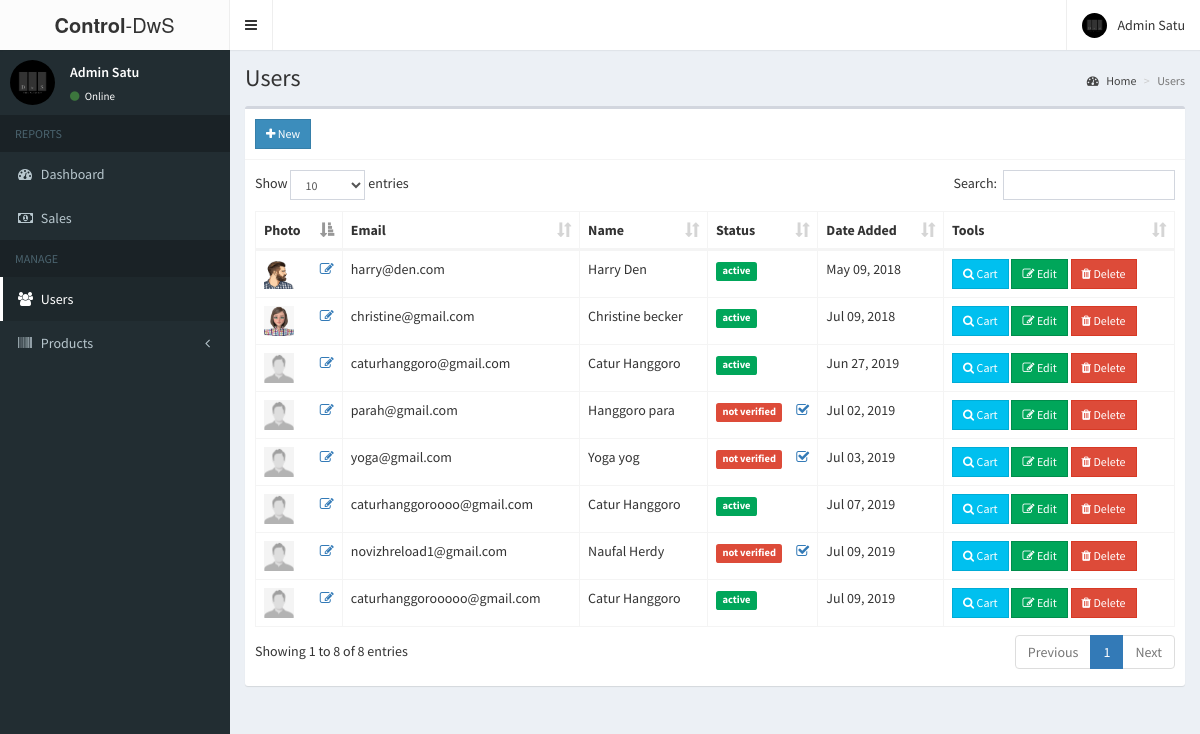
The page /admin/users.php (signed in) on the database its author committed.
### tables this page shows
CREATE TABLE `users` (
  `id` int(11) NOT NULL,
  `email` varchar(200) NOT NULL,
  `password` varchar(60) NOT NULL,
  `type` int(1) NOT NULL,
  `firstname` varchar(50) NOT NULL,
  `lastname` varchar(50) NOT NULL,
  `address` text NOT NULL,
  `contact_info` varchar(100) NOT NULL,
  `photo` varchar(200) NOT NULL,
  `status` int(1) NOT NULL,
  `activate_code` varchar(15) NOT NULL,
  `reset_code` varchar(15) NOT NULL,
  `created_on` date NOT NULL
);

### admin/includes/session.php (called while the page is built, shortened)
<?php
	include '../includes/conn.php';
	$conn = $pdo->open();
	$stmt = $conn->prepare("SELECT * FROM users WHERE id=:id");
	$stmt->execute(['id'=>$_SESSION['admin']]);
	$admin = $stmt->fetch();
?>

### admin/users.php (the view, shortened to what this page needs)
<?php include 'includes/session.php'; ?>
<?php include 'includes/header.php'; ?>
<body class="hold-transition skin-black sidebar-mini">
<div class="wrapper">
  <?php include 'includes/navbar.php'; ?>
  <?php include 'includes/menubar.php'; ?>
  <div class="content-wrapper">
    <section class="content-header">
      <h1>
        Users
      </h1>
      <ol class="breadcrumb">
        <li><a href="#"><i class="fa fa-dashboard"></i> Home</a></li>
        <li class="active">Users</li>
      </ol>
    </section>
    <section class="content">
      <div class="row">
        <div class="col-xs-12">
          <div class="box">
            <div class="box-header with-border">
              <a href="#addnew" data-toggle="modal" class="btn btn-primary btn-sm btn-flat"><i class="fa fa-plus"></i> New</a>
            </div>
            <div class="box-body">
              <table id="example1" class="table table-bordered">
                <thead>
                  <th>Photo</th>
                  <th>Email</th>
                  <th>Name</th>
                  <th>Status</th>
                  <th>Date Added</th>
                  <th>Tools</th>
                </thead>
                <tbody>
                  <?php
                    $conn = $pdo->open();
                    try{
                      $stmt = $conn->prepare("SELECT * FROM users WHERE type=:type");
                      $stmt->execute(['type'=>0]);
                      foreach($stmt as $row){
                        $image = (!empty($row['photo'])) ? '../images/'.$row['photo'] : '../images/profile.jpg';
                        $status = ($row['status']) ? '<span class="label label-success">active</span>' : '<span class="label label-danger">not verified</span>';
                        $active = (!$row['status']) ? '<span class="pull-right"><a href="#activate" class="status" data-toggle="modal" data-id="'.$row['id'].'"><i class="fa fa-check-square-o"></i></a></span>' : '';
                        echo "
                          <tr>
                            <td>
                              <img src='".$image."' height='30px' width='30px'>
                              <span class='pull-right'><a href='#edit_photo' class='photo' data-toggle='modal' data-id='".$row['id']."'><i class='fa fa-edit'></i></a></span>
                            </td>
                            <td>".$row['email']."</td>
                            <td>".$row['firstname'].' '.$row['lastname']."</td>
                            <td>
                              ".$status."
                              ".$active."
                            </td>
                            <td>".date('M d, Y', strtotime($row['created_on']))."</td>
                            <td>
                              <a href='cart.php?user=".$row['id']."' class='btn btn-info btn-sm btn-flat'><i class='fa fa-search'></i> Cart</a>
                              <button class='btn btn-success btn-sm edit btn-flat' data-id='".$row['id']."'><i class='fa fa-edit'></i> Edit</button>
                              <button class='btn btn-danger btn-sm delete btn-flat' data-id='".$row['id']."'><i class='fa fa-trash'></i> Delete</button>
                            </td>
                          </tr>
                        ";
                      }
                    }
                    catch(PDOException $e){
                      echo $e->getMessage();
                    }
                  ?>
                </tbody>
              </table>
            </div>
          </div>
        </div>
      </div>
    </section>
  </div>
</div>
</body>
</html>

### admin/includes/navbar.php (shortened to what this page needs)
<header class="main-header">
  <a href="home.php" class="logo">
    <span class="logo-lg"><b>Control</b>-DwS</span>
  </a>
  <nav class="navbar navbar-static-top">
    <a href="#" class="sidebar-toggle" data-toggle="push-menu" role="button">
    </a>
    <div class="navbar-custom-menu">
      <ul class="nav navbar-nav">
        <li class="dropdown user user-menu">
          <a href="#" class="dropdown-toggle" data-toggle="dropdown">
            <img src="<?php echo (!empty($admin['photo'])) ? '../images/'.$admin['photo'] : '../images/profile.jpg'; ?>" class="user-image" alt="User Image">
            <span class="hidden-xs"><?php echo $admin['firstname'].' '.$admin['lastname']; ?></span>
          </a>
        </li>
      </ul>
    </div>
  </nav>
</header>

### admin/includes/menubar.php (shortened to what this page needs)
<aside class="main-sidebar">
  <section class="sidebar">
    <div class="user-panel">
      <div class="pull-left image">
        <img src="<?php echo (!empty($admin['photo'])) ? '../images/'.$admin['photo'] : '../images/profile.jpg'; ?>" class="img-circle" alt="User Image">
      </div>
      <div class="pull-left info">
        <p><?php echo $admin['firstname'].' '.$admin['lastname']; ?></p>
        <a><i class="fa fa-circle text-success"></i> Online</a>
      </div>
    </div>
    <ul class="sidebar-menu" data-widget="tree">
      <li class="header">REPORTS</li>
      <li><a href="home.php"><i class="fa fa-dashboard"></i> <span>Dashboard</span></a></li>
      <li><a href="sales.php"><i class="fa fa-money"></i> <span>Sales</span></a></li>
      <li class="header">MANAGE</li>
      <li><a href="users.php"><i class="fa fa-users"></i> <span>Users</span></a></li>
      <li class="treeview">
        <a href="#">
          <i class="fa fa-barcode"></i>
          <span>Products</span>
          <span class="pull-right-container">
            <i class="fa fa-angle-left pull-right"></i>
          </span>
        </a>
      </li>
    </ul>
  </section>
</aside>

### rows shown on the page
users: photo (picture), firstname "Admin", lastname "Satu"
users: photo (picture), email "harry@den.com", firstname "Harry", lastname "Den", status "active", created_on "May 09, 2018"
users: photo (picture), email "christine@gmail.com", firstname "Christine", lastname "becker", status "active", created_on "Jul 09, 2018"
users: email "caturhanggoro@gmail.com", firstname "Catur", lastname "Hanggoro", status "active", created_on "Jun 27, 2019"
users: email "parah@gmail.com", firstname "Hanggoro", lastname "para", status "not verified", created_on "Jul 02, 2019"
users: email "yoga@gmail.com", firstname "Yoga", lastname "yog", status "not verified", created_on "Jul 03, 2019"
users: email "caturhanggoroooo@gmail.com", firstname "Catur", lastname "Hanggoro", status "active", created_on "Jul 07, 2019"
users: email "novizhreload1@gmail.com", firstname "Naufal", lastname "Herdy", status "not verified", created_on "Jul 09, 2019"
users: email "caturhanggorooooo@gmail.com", firstname "Catur", lastname "Hanggoro", status "active", created_on "Jul 09, 2019"
